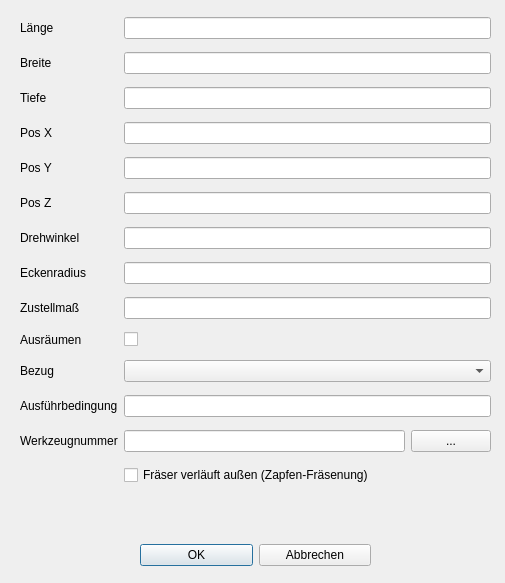
<?xml version="1.0" encoding="UTF-8"?>
<ui version="4.0">
 <class>Dialog_bearb_rta</class>
 <widget class="QDialog" name="Dialog_bearb_rta">
  <property name="geometry">
   <rect>
    <x>0</x>
    <y>0</y>
    <width>505</width>
    <height>583</height>
   </rect>
  </property>
  <property name="windowTitle">
   <string>Rechtecktasche</string>
  </property>
  <property name="modal">
   <bool>true</bool>
  </property>
  <widget class="QWidget" name="layoutWidget">
   <property name="geometry">
    <rect>
     <x>20</x>
     <y>10</y>
     <width>471</width>
     <height>491</height>
    </rect>
   </property>
   <layout class="QGridLayout" name="gridLayout">
    <item row="5" column="0">
     <widget class="QLabel" name="label_6">
      <property name="text">
       <string>Pos Z</string>
      </property>
     </widget>
    </item>
    <item row="11" column="1" colspan="2">
     <widget class="QLineEdit" name="lineEdit_afb"/>
    </item>
    <item row="12" column="2">
     <widget class="QPushButton" name="pushButton_wkzwahl">
      <property name="text">
       <string>...</string>
      </property>
     </widget>
    </item>
    <item row="6" column="1" colspan="2">
     <widget class="QLineEdit" name="lineEdit_wi"/>
    </item>
    <item row="10" column="0">
     <widget class="QLabel" name="label_11">
      <property name="text">
       <string>Bezug</string>
      </property>
     </widget>
    </item>
    <item row="8" column="1" colspan="2">
     <widget class="QLineEdit" name="lineEdit_zust"/>
    </item>
    <item row="12" column="0">
     <widget class="QLabel" name="label_13">
      <property name="text">
       <string>Werkzeugnummer</string>
      </property>
     </widget>
    </item>
    <item row="0" column="0">
     <widget class="QLabel" name="label">
      <property name="text">
       <string>Länge</string>
      </property>
     </widget>
    </item>
    <item row="1" column="1" colspan="2">
     <widget class="QLineEdit" name="lineEdit_b"/>
    </item>
    <item row="11" column="0">
     <widget class="QLabel" name="label_12">
      <property name="text">
       <string>Ausführbedingung</string>
      </property>
     </widget>
    </item>
    <item row="3" column="0">
     <widget class="QLabel" name="label_4">
      <property name="text">
       <string>Pos X</string>
      </property>
     </widget>
    </item>
    <item row="7" column="1" colspan="2">
     <widget class="QLineEdit" name="lineEdit_rad"/>
    </item>
    <item row="9" column="1">
     <widget class="QCheckBox" name="checkBox_raeumen">
      <property name="text">
       <string/>
      </property>
     </widget>
    </item>
    <item row="7" column="0">
     <widget class="QLabel" name="label_8">
      <property name="text">
       <string>Eckenradius</string>
      </property>
     </widget>
    </item>
    <item row="2" column="1" colspan="2">
     <widget class="QLineEdit" name="lineEdit_ti"/>
    </item>
    <item row="3" column="1" colspan="2">
     <widget class="QLineEdit" name="lineEdit_x"/>
    </item>
    <item row="8" column="0">
     <widget class="QLabel" name="label_9">
      <property name="text">
       <string>Zustellmaß</string>
      </property>
     </widget>
    </item>
    <item row="4" column="0">
     <widget class="QLabel" name="label_5">
      <property name="text">
       <string>Pos Y</string>
      </property>
     </widget>
    </item>
    <item row="10" column="1" colspan="2">
     <widget class="QComboBox" name="comboBox_bezug"/>
    </item>
    <item row="2" column="0">
     <widget class="QLabel" name="label_3">
      <property name="text">
       <string>Tiefe</string>
      </property>
     </widget>
    </item>
    <item row="0" column="1" colspan="2">
     <widget class="QLineEdit" name="lineEdit_l"/>
    </item>
    <item row="1" column="0">
     <widget class="QLabel" name="label_2">
      <property name="text">
       <string>Breite</string>
      </property>
     </widget>
    </item>
    <item row="6" column="0">
     <widget class="QLabel" name="label_7">
      <property name="text">
       <string>Drehwinkel</string>
      </property>
     </widget>
    </item>
    <item row="9" column="0">
     <widget class="QLabel" name="label_10">
      <property name="text">
       <string>Ausräumen</string>
      </property>
     </widget>
    </item>
    <item row="4" column="1" colspan="2">
     <widget class="QLineEdit" name="lineEdit_y"/>
    </item>
    <item row="5" column="1" colspan="2">
     <widget class="QLineEdit" name="lineEdit_z"/>
    </item>
    <item row="12" column="1">
     <widget class="QLineEdit" name="lineEdit_wkz"/>
    </item>
    <item row="13" column="1" colspan="2">
     <widget class="QCheckBox" name="checkBox_zapfen">
      <property name="text">
       <string>Fräser verläuft außen (Zapfen-Fräsenung)</string>
      </property>
     </widget>
    </item>
   </layout>
  </widget>
  <widget class="QWidget" name="layoutWidget">
   <property name="geometry">
    <rect>
     <x>140</x>
     <y>540</y>
     <width>231</width>
     <height>31</height>
    </rect>
   </property>
   <layout class="QHBoxLayout" name="horizontalLayout">
    <item>
     <widget class="QPushButton" name="btn_ok">
      <property name="text">
       <string>OK</string>
      </property>
      <property name="default">
       <bool>true</bool>
      </property>
     </widget>
    </item>
    <item>
     <widget class="QPushButton" name="btn_abbrechen">
      <property name="text">
       <string>Abbrechen</string>
      </property>
      <property name="autoDefault">
       <bool>false</bool>
      </property>
     </widget>
    </item>
   </layout>
  </widget>
 </widget>
 <tabstops>
  <tabstop>lineEdit_l</tabstop>
  <tabstop>lineEdit_b</tabstop>
  <tabstop>lineEdit_ti</tabstop>
  <tabstop>lineEdit_x</tabstop>
  <tabstop>lineEdit_y</tabstop>
  <tabstop>lineEdit_z</tabstop>
  <tabstop>lineEdit_wi</tabstop>
  <tabstop>lineEdit_rad</tabstop>
  <tabstop>lineEdit_zust</tabstop>
  <tabstop>checkBox_raeumen</tabstop>
  <tabstop>comboBox_bezug</tabstop>
  <tabstop>lineEdit_afb</tabstop>
  <tabstop>lineEdit_wkz</tabstop>
  <tabstop>pushButton_wkzwahl</tabstop>
  <tabstop>checkBox_zapfen</tabstop>
  <tabstop>btn_ok</tabstop>
  <tabstop>btn_abbrechen</tabstop>
 </tabstops>
 <resources/>
 <connections/>
</ui>
